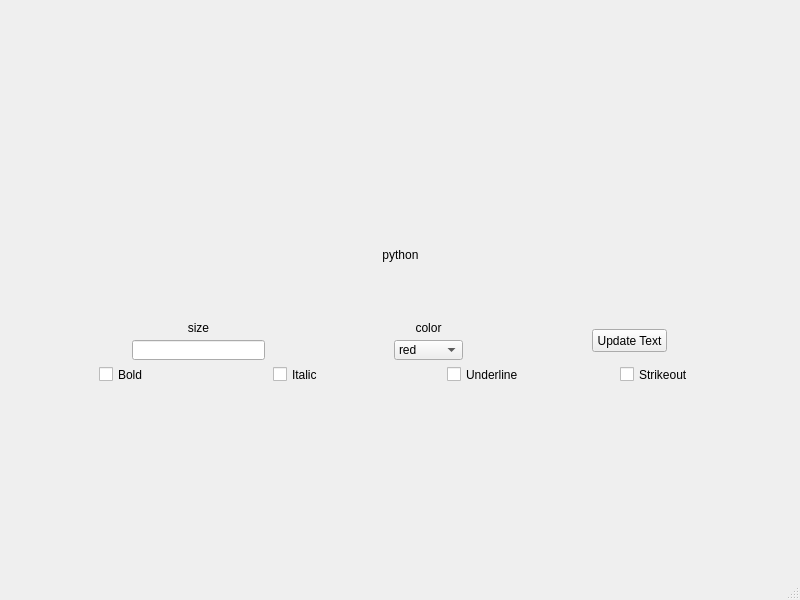
<?xml version="1.0" encoding="UTF-8"?>
<ui version="4.0">
 <class>MainWindow</class>
 <widget class="QMainWindow" name="MainWindow">
  <property name="geometry">
   <rect>
    <x>0</x>
    <y>0</y>
    <width>800</width>
    <height>600</height>
   </rect>
  </property>
  <property name="windowTitle">
   <string>MainWindow</string>
  </property>
  <widget class="QWidget" name="centralwidget">
   <layout class="QGridLayout" name="gridLayout">
    <item row="0" column="0">
     <layout class="QGridLayout" name="gridLayout_2">
      <item row="0" column="0">
       <layout class="QHBoxLayout" name="horizontalLayout_3">
        <item>
         <spacer name="horizontalSpacer">
          <property name="orientation">
           <enum>Qt::Horizontal</enum>
          </property>
          <property name="sizeHint" stdset="0">
           <size>
            <width>40</width>
            <height>20</height>
           </size>
          </property>
         </spacer>
        </item>
        <item>
         <widget class="QLabel" name="labelpython">
          <property name="minimumSize">
           <size>
            <width>141</width>
            <height>121</height>
           </size>
          </property>
          <property name="maximumSize">
           <size>
            <width>141</width>
            <height>121</height>
           </size>
          </property>
          <property name="text">
           <string>python</string>
          </property>
          <property name="alignment">
           <set>Qt::AlignCenter</set>
          </property>
         </widget>
        </item>
        <item>
         <spacer name="horizontalSpacer_2">
          <property name="orientation">
           <enum>Qt::Horizontal</enum>
          </property>
          <property name="sizeHint" stdset="0">
           <size>
            <width>40</width>
            <height>20</height>
           </size>
          </property>
         </spacer>
        </item>
       </layout>
      </item>
      <item row="1" column="0">
       <layout class="QHBoxLayout" name="horizontalLayout_2">
        <item>
         <layout class="QVBoxLayout" name="verticalLayout">
          <item>
           <widget class="QLabel" name="labelsize">
            <property name="minimumSize">
             <size>
              <width>133</width>
              <height>13</height>
             </size>
            </property>
            <property name="maximumSize">
             <size>
              <width>133</width>
              <height>13</height>
             </size>
            </property>
            <property name="text">
             <string>size</string>
            </property>
            <property name="alignment">
             <set>Qt::AlignCenter</set>
            </property>
           </widget>
          </item>
          <item>
           <widget class="QLineEdit" name="lineEdit">
            <property name="minimumSize">
             <size>
              <width>133</width>
              <height>20</height>
             </size>
            </property>
            <property name="maximumSize">
             <size>
              <width>133</width>
              <height>20</height>
             </size>
            </property>
           </widget>
          </item>
         </layout>
        </item>
        <item>
         <layout class="QVBoxLayout" name="verticalLayout_2">
          <item>
           <widget class="QLabel" name="labelcolor">
            <property name="minimumSize">
             <size>
              <width>69</width>
              <height>13</height>
             </size>
            </property>
            <property name="maximumSize">
             <size>
              <width>69</width>
              <height>13</height>
             </size>
            </property>
            <property name="text">
             <string>color</string>
            </property>
            <property name="alignment">
             <set>Qt::AlignCenter</set>
            </property>
           </widget>
          </item>
          <item>
           <widget class="QComboBox" name="comboBox">
            <property name="minimumSize">
             <size>
              <width>69</width>
              <height>20</height>
             </size>
            </property>
            <property name="maximumSize">
             <size>
              <width>69</width>
              <height>20</height>
             </size>
            </property>
            <item>
             <property name="text">
              <string>red</string>
             </property>
            </item>
            <item>
             <property name="text">
              <string>green</string>
             </property>
            </item>
            <item>
             <property name="text">
              <string>blue</string>
             </property>
            </item>
            <item>
             <property name="text">
              <string>black</string>
             </property>
            </item>
           </widget>
          </item>
         </layout>
        </item>
        <item>
         <widget class="QPushButton" name="pushButton">
          <property name="minimumSize">
           <size>
            <width>75</width>
            <height>23</height>
           </size>
          </property>
          <property name="maximumSize">
           <size>
            <width>75</width>
            <height>23</height>
           </size>
          </property>
          <property name="text">
           <string>Update Text</string>
          </property>
         </widget>
        </item>
       </layout>
      </item>
      <item row="2" column="0">
       <layout class="QHBoxLayout" name="horizontalLayout">
        <item>
         <widget class="QCheckBox" name="checkBoxBold">
          <property name="minimumSize">
           <size>
            <width>78</width>
            <height>17</height>
           </size>
          </property>
          <property name="maximumSize">
           <size>
            <width>78</width>
            <height>17</height>
           </size>
          </property>
          <property name="text">
           <string>Bold</string>
          </property>
         </widget>
        </item>
        <item>
         <widget class="QCheckBox" name="checkBoxItalic">
          <property name="minimumSize">
           <size>
            <width>78</width>
            <height>17</height>
           </size>
          </property>
          <property name="maximumSize">
           <size>
            <width>78</width>
            <height>17</height>
           </size>
          </property>
          <property name="text">
           <string>Italic</string>
          </property>
         </widget>
        </item>
        <item>
         <widget class="QCheckBox" name="checkBoxUnderline">
          <property name="minimumSize">
           <size>
            <width>77</width>
            <height>17</height>
           </size>
          </property>
          <property name="maximumSize">
           <size>
            <width>77</width>
            <height>17</height>
           </size>
          </property>
          <property name="text">
           <string>Underline</string>
          </property>
         </widget>
        </item>
        <item>
         <widget class="QCheckBox" name="checkBoxStrikeout">
          <property name="minimumSize">
           <size>
            <width>78</width>
            <height>17</height>
           </size>
          </property>
          <property name="maximumSize">
           <size>
            <width>78</width>
            <height>17</height>
           </size>
          </property>
          <property name="text">
           <string>Strikeout</string>
          </property>
         </widget>
        </item>
       </layout>
      </item>
     </layout>
    </item>
   </layout>
  </widget>
  <widget class="QMenuBar" name="menubar">
   <property name="geometry">
    <rect>
     <x>0</x>
     <y>0</y>
     <width>800</width>
     <height>21</height>
    </rect>
   </property>
  </widget>
  <widget class="QStatusBar" name="statusbar"/>
 </widget>
 <resources/>
 <connections/>
</ui>
